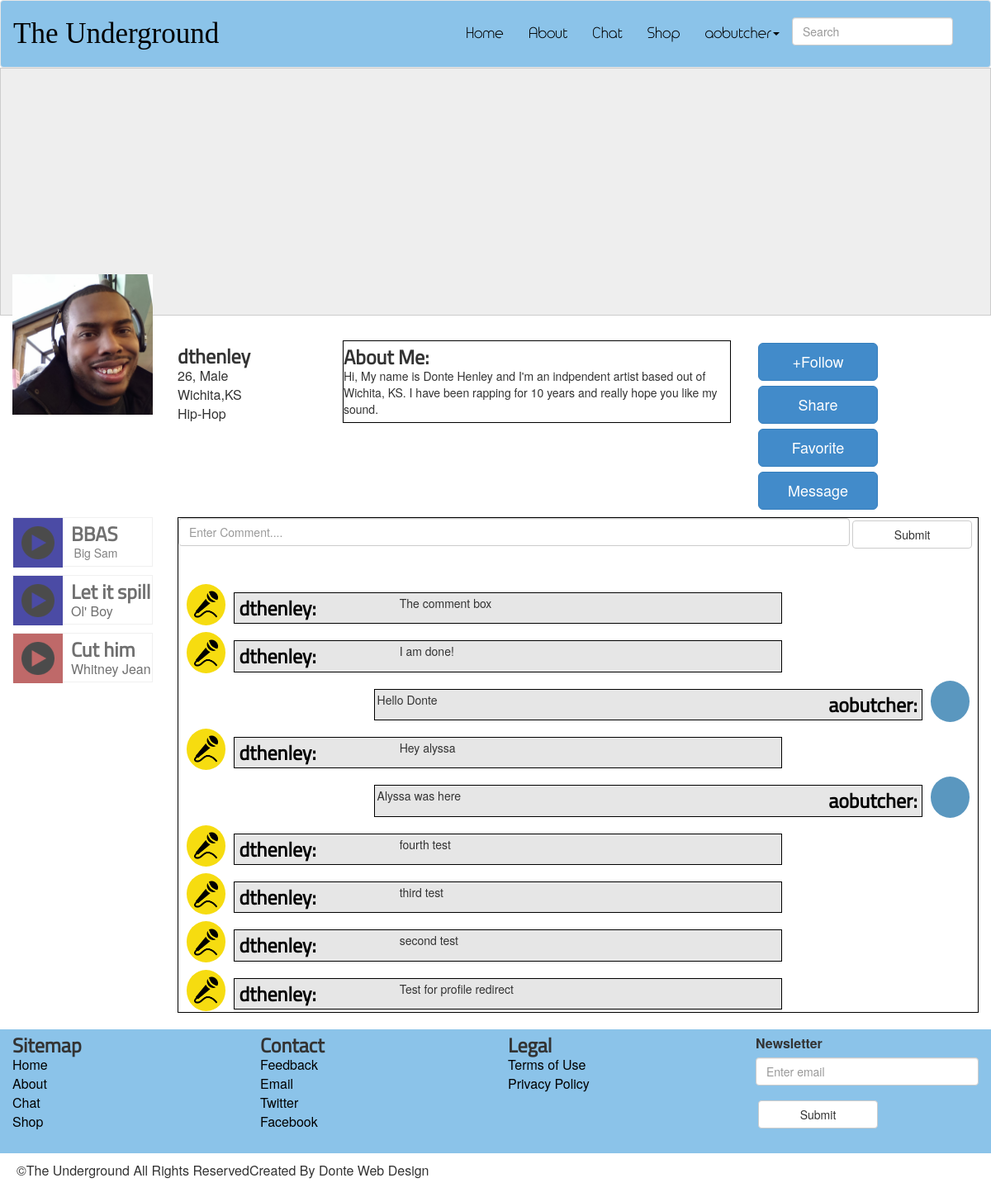
The page /profile.php?userid=1 (signed in) on the database its author committed.
### tables this page shows
CREATE TABLE `Users` (
  `userid` int(11) NOT NULL AUTO_INCREMENT,
  `username` varchar(15) NOT NULL,
  `password` varchar(20) NOT NULL,
  `email` varchar(30) NOT NULL,
  `realname` varchar(60) DEFAULT NULL,
  `age` int(3) DEFAULT NULL,
  `sex` varchar(8) DEFAULT NULL,
  `location` varchar(80) DEFAULT NULL,
  `genre` varchar(20) DEFAULT NULL,
  `profileimg` varchar(130) DEFAULT 'images/user.png',
  `signupdate` date DEFAULT NULL,
  `lastonline` date DEFAULT NULL,
  `aboutme` varchar(1040) DEFAULT NULL,
  `acctType` varchar(10) NOT NULL,
  `comment` varchar(5000) DEFAULT NULL,
  `favoriteList` varchar(250) DEFAULT NULL,
  PRIMARY KEY (`userid`),
  UNIQUE KEY `userid` (`userid`)
);

### user_auth.php (called while the page is built, shortened)
<?php
	if(!empty($_GET['userid'])){
		$profileid = $_GET['userid'];
		$sql = "SELECT * FROM users WHERE userid=:userid";
		$query = $db->prepare( $sql );
		$query->execute( array( ':userid'=>$profileid) );
		$results = $query->fetchAll( PDO::FETCH_ASSOC );
		foreach( $results as $row ){
			$profilename = $row[ 'username'];
			$age = $row[ 'age'];
			$sex = $row[ 'sex'];
			$location = $row[ 'location'];
			$genre = $row[ 'genre'];
			$profileimg = $row[ 'profileimg'];
			$aboutme = $row[ 'aboutme'];
			$comment = $row[ 'comment' ];
		}
	}
	$userid = $_SESSION['userid'];
		$sql = "SELECT * FROM users WHERE userid=:userid";
		$query = $db->prepare( $sql );
		$query->execute( array( ':userid'=>$userid) );
		$results = $query->fetchAll( PDO::FETCH_ASSOC );
		foreach( $results as $row ){
			$username = $row[ 'username'];
		}
?>

### profile.php (the view, shortened to what this page needs)
<?php
	include_once 'connect_to_mysql.php';
	include_once 'user_auth.php';
?>
<html>
<html lang="en">
<head>
	<link rel="stylesheet" href="css/normalize.css">
	<link href="css/bootstrap.css" rel="stylesheet">
	<link rel="stylesheet" href="css/site.css">
	<link type="text/css" href="skin/jplayer.blue.monday.css" rel="stylesheet" />
</head>
<body>
<div class="wrapper">
	<?php include_once 'includes/header.php' ?>
		<section>
			 <div class="jumbotron crop about-img">
			 </div>
		</section>
		<section class="clear profile">
			<div class="col-md-2 profile-img">
				<img src=<?php echo($profileimg) ?>>
			</div>
			<div class="col-md-2">
				<ul>
					<li><h2><?php echo($profilename) ?></h2></li>
					<li><?php echo($age) ?>, <?php echo($sex) ?></li>
					<li><?php echo($location) ?></li>
					<li><?php echo($genre) ?></li>
				</ul>
			</div>
			<div class="col-md-5">
				<div class="profile-info">
					<h2>About Me:</h2><p id="profileinfo"><?php echo($aboutme) ?>
					</p>
				</div>
			</div>
			<div class="col-md-3">
				<p>
					<button type="button" class="btn btn-primary btn-lg" id="followButton">+Follow</button>
					<button type="button" class="btn btn-primary btn-lg" id="shareButton">Share</button>
					<button type="button" class="btn btn-primary btn-lg" id="favoriteButton">Favorite</button>
					<button type="button" class="btn btn-primary btn-lg" id="messageButton">Message</button>
				</p>
			</div>
		</section>
		<section>
			<div class="col-md-2 chat-icon profile-music">
				<ol>
					<li id="play_music">
						<div id="jp_container_1">
							<a href="#" class="jp-play"><div class="rap box media"></div></a>
						</div>
						<div class="chat-info">
							<h2>BBAS</h2>
							<p>Big Sam</p>
						</div>
					</li>
					<li id="play_music">
						<div id="jp_container_2">
							<a href="#" class="jp-play"><div class="rap box media"></div></a>
						</div>
						<div class="chat-info">
							<h2>Let it spill</h2>
							Ol' Boy
						</div>
					</li>
					<li id="play_music">
						<div id="jp_container_3">
							<a href="#" class="jp-play"><div class="country box media"></div></a>
						</div>
						<div class="chat-info">
							<h2>Cut him</h2>
							Whitney Jean
						</div>
					</li>
				</ol>
			</div>
			<div class="col-md-10">
				<div class="comments">
					<form role="form" method="POST">
					  <div>
					  	<input type="text" class="form-control comment-text" placeholder="Enter Comment...." name="comment">
					  </div>
					  <button type="submit" class="btn btn-default">Submit</button>
					</form>
					<ul>
						<?php
							echo ($comment);
						?>
					</ul>
				</div>
			</div>
		</section>
		<?php include_once 'includes/footer.php'; ?>
	</div>
</body>
</html>

### includes/header.php (shortened to what this page needs)
<header>
		<nav class="navbar navbar-default header-color" role="navigation">
		  <div class="container-fluid">
		    <div class="navbar-header">
		      <a class="navbar-brand logo" href="index.php">The Underground</a>
		    </div>
		    <div class="collapse navbar-collapse" id="bs-example-navbar-collapse-1">
		      <form class="navbar-form navbar-right" role="search">
		        <div class="form-group">
		          <input type="text" class="form-control" placeholder="Search" id="search">
		        </div>
		      </form>
		      <ul class="nav navbar-nav navbar-right">
		        <li><a href="index.php">Home</a></li>
		        <li><a href="about.php">About</a></li>
		        <li><a href="chat/index.php">Chat</a></li>
		        <li><a href="shop.php">Shop</a></li>
		        <?php
				if (!empty($_SESSION)) {
					echo('<li class="dropdown"><a href="profile.php" class="dropdown-toggle" data-toggle="dropdown">'.$username.'<b class="caret"></b></a>');
					echo<<<MENU
			          <ul class="dropdown-menu">
			          	<li><a href="profile.php">View Profile</a></li>
			            <li><a href="signup.php">Edit Profile</a></li>
			            <li><a href="music_upload.php">Music Upload</a></li>
			            <li><a href="logout.php">Logout</a></li>
			          </ul>
			          </li>
MENU;
				}else{
					echo('<li><a href="index.php">Login</a></li>');
				}
			?>
		      </ul>
		    </div>
		  </div>
		</nav>
	</header>

### css/site.css (style rules this page uses)
body { font: arial; width: 100%; font-size: 16px; }
.navbar-form { margin-top: 20px; }
.navbar-default .navbar-nav > li > a { color: #000; font-family:headerFont; font-size: 18px; margin-top: 15px; margin-bottom: 15px; }
.navbar-default .navbar-brand { color: #000; }
.header,.top-half,.bottom-half,,.subfooter { width: 95%; margin: 0 auto; }
.btn { width: 145px; margin: 3px; }
ol,ul { list-style-type: none; }
header,footer { position: relative; z-index: 100; }
header li { font-size: 28px; }
h2 { font-family:header2Font; font-weight: bold; font-size: 24px; margin-top: 6px; margin-bottom: 0; }
p { font-size: 14px; margin-bottom: 6px; }
a { color: #000; }
.clear { clear: both; }
.crop { float:left; overflow:hidden; border:1px solid #ccc; }
.jumbotron { width: 100%; margin-top: -20px; }
.about-img { height: 300px; }
.profile { height: 180px; }
.profile img { width: 100%; margin-top: -80px; }
.profile ul { padding: 0; }
.profile-info { height: 100px; border: 1px solid #000; overflow: hidden; }
#profileinfo { position: relative; float: left; }
.profile-music ol { padding: 0; }
.profile-img img { max-height: 100%; }
.comments { height: 600px; border: 1px solid #000; overflow: scroll; margin-bottom: 20px; }
.comments ul { padding: 0; margin-top: 40px; margin-left: 10px; margin-right: 10px; }
.comments li { clear: both; }
.comment-text { width: 84%;float: left; }
.artist-icon,.user-icon { background-size: 70%; background-repeat:no-repeat; background-position: center; width: 5%; height: 50px; }
.artist-icon { background-color: #F6DC10; background-image: url('../images/artist.png'); }
.user-icon { background-color: #5A97BF; background-image: url('../images/user.png'); }
.artist-comment,.user-comment { background-color: #E6E6E6; border: 1px solid #000; overflow: hidden; width: 70%; margin: 10px; padding: 2px; }
.artist-comment, .artist-icon { float: left; }
.user-comment,.user-icon { float: right; }
.artist-comment h2,p { float: left; }
.user-comment h2,p { float: right; }
.artist-comment h2 { width: inherit; margin: 3px; }
.artist-comment p { width: inherit; }
.user-comment h2 { width: 20%; text-align: right; margin: 3px; }
.user-comment p { width: 79%; }
.logo { font-size: 35px; font-family:logoFont; margin-top: 15px; margin-bottom: 15px; }
.chat-icon li { height: 60px; width: 100%; border: 1px solid #EAEAEA; margin-bottom: 10px; opacity: .7; float: left; }
.chat-info { height: 60px; margin-left: 10px; float: left; }
.chat-info p { color: #4D4D4D; }
.box { width: 60px; height: 60px; float: left; margin: 0 auto }
.media { width: 60px; background-image: url('../images/play11.png'); background-repeat: no-repeat; background-position: center; background-size: 40px; }
.header-color { background-color:#8BC3E9; }
.hip-hop, .rap { background-color: #000080; }
.country { background-color: #A52A2A; }

### skin/jplayer.blue.monday.css (style rules this page uses)
a.jp-play, a.jp-pause { width:60px; height:60px; margin: 0 auto; }
a.jp-play { background-image: url("https://photos-6.dropbox.com/t/0/AABQv-OHHjx-piVB7e7qOKQ6pHC545rMRGF7zhC7v-endQ/12/145420559/png/2048x1536/3/1400036400/0/2/play.png/RdzNx1h5SSj_3d2PNzZ2EOWm0WwmGkJOQct-7zZTiUQ"); background-position: center; background-size: 40px; background-repeat: no-repeat; }

### rows shown on the page
users: username "aobutcher"
users: profileimg (picture), username "dthenley", age "26", sex "Male", location "Wichita,KS", genre "Hip-Hop", aboutme "Hi, My name is Donte Henley and I'm an indpendent artist based out of Wichita, KS. I have been rapping for 10 years and really hope you like my sound.", comment "dthenley: The comment box dthenley: I am done! aobutcher: Hello Donte dthenley: Hey alyssa aobutcher: Alyssa was here dthenley: fourth test dthenley: third test dthenley: second test dthenley: Test for profile redirect"
